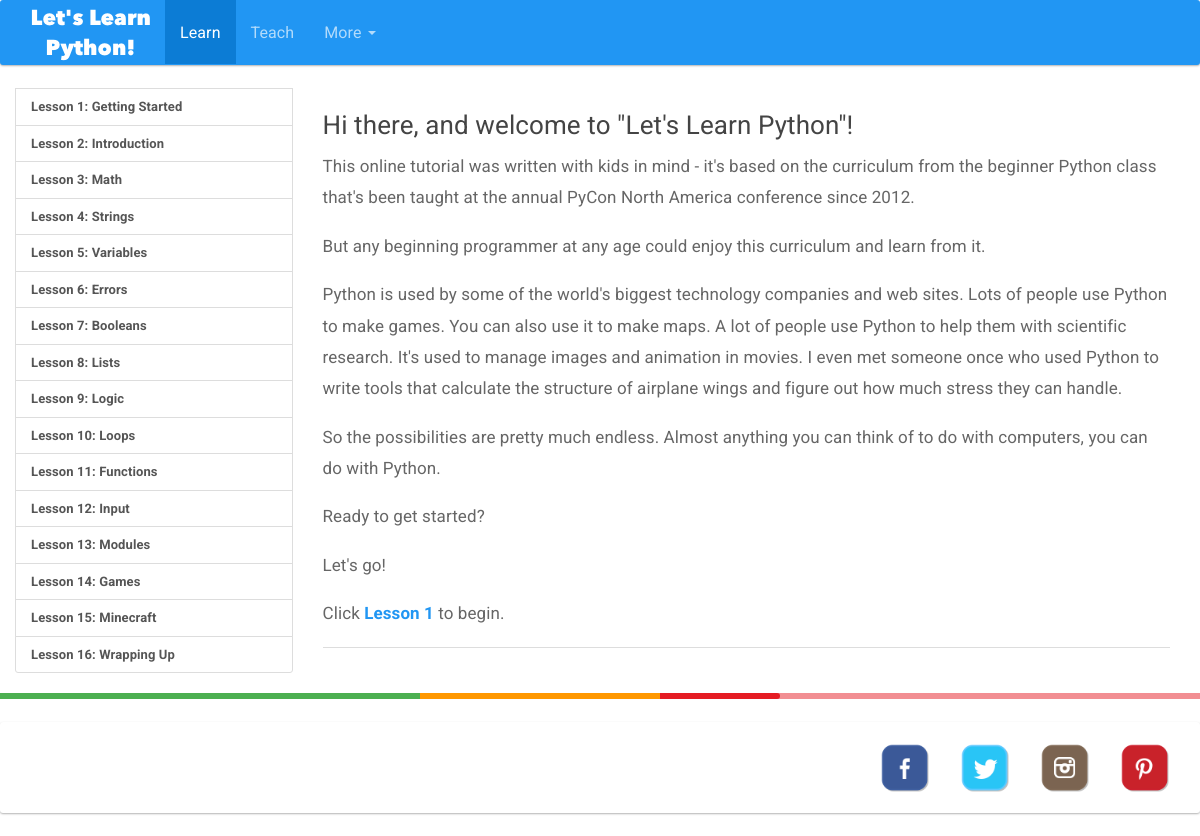
The page /learn/ on the database its author committed.
### lessons/models.py (models this page shows, shortened)
class Lesson(models.Model):
    number = models.IntegerField()
    name = models.CharField(max_length=200)
    description = models.TextField(blank=True, null=True)

### lessons/views.py (the view)
def index(request):
    all_lessons = Lesson.objects.order_by('number')
    context = {
        'lesson_list': all_lessons,
    }
    return render(request, 'lessons/step.html', context)

### lessons/templates/lessons/step.html (shortened to what this page needs)
{% include "letslearnpython/common_head.html" %}
{% include "lessons/lessons_header.html" %}
<div class="yk-container container">
  <div class="row">
    <div class="list-group yk-container-nav col-sm-3">
      {% for item in lesson_list %}
        <a class="list-group-item yk-lesson-name" href="/learn/lesson/{{ item.number }}/step/1/">
          Lesson {{ item.number }}: {{ item.name }}
        </a>
      {% endfor %}
    </div>
    <div class="yk-container-content col-sm-9">
      {% if step %}
        <h1 class="yk-page-title">{{ step.step_name }}</h1>
        {{ step.description | safe }}
      {% else %}
	<h3>Hi there, and welcome to "Let's Learn Python"!</h3>
	<p>This online tutorial was written with kids in mind - it's based on the curriculum from the beginner Python class that's been taught at the annual PyCon North America conference since 2012.</p>
	<p>But any beginning programmer at any age could enjoy this curriculum and learn from it.</p>
	<p>Python is used by some of the world's biggest technology companies and web sites. Lots of people use Python to make games. You can also use it to make maps. A lot of people use Python to help them with scientific research. It's used to manage images and animation in movies. I even met someone once who used Python to write tools that calculate the structure of airplane wings and figure out how much stress they can handle.</p>
	<p>So the possibilities are pretty much endless. Almost anything you can think of to do with computers, you can do with Python.</p>
	<p>Ready to get started?</p>
	<p>Let's go!</p>
	<p>Click <b><a href="/learn/lesson/1/step/1/">Lesson 1</a></b> to begin.</p>
      {% endif %}
      <div class="yk-step-navigation clearfix">
      </div>
    </div>
  </div>
</div>
{% include "letslearnpython/common_footer.html" %}

### letslearnpython/static/letslearnpython/css/custom.css (style rules this page uses)
.yk-container { min-height: 500px; }
.yk-container-nav { font-size: 13px; line-height: 1.5; }
.yk-container-nav .list-group-item { padding-top: 8px; padding-bottom: 8px; }
.yk-container-content { font-size: 17px; }
.yk-lesson-name, .yk-guideline-name { font-weight: bold; }
.yk-step-navigation { margin-top: 15px; border-top: 1px solid #ddd; padding-top: 15px; margin-bottom: 30px; }

### rows shown on the page
Lesson: number "1", name "Getting Started"
Lesson: number "2", name "Introduction"
Lesson: number "3", name "Math"
Lesson: number "4", name "Strings"
Lesson: number "5", name "Variables"
Lesson: number "6", name "Errors"
Lesson: number "7", name "Booleans"
Lesson: number "8", name "Lists"
Lesson: number "9", name "Logic"
Lesson: number "10", name "Loops"
Lesson: number "11", name "Functions"
Lesson: number "12", name "Input"
Lesson: number "13", name "Modules"
Lesson: number "14", name "Games"
Lesson: number "15", name "Minecraft"
Lesson: number "16", name "Wrapping Up"
